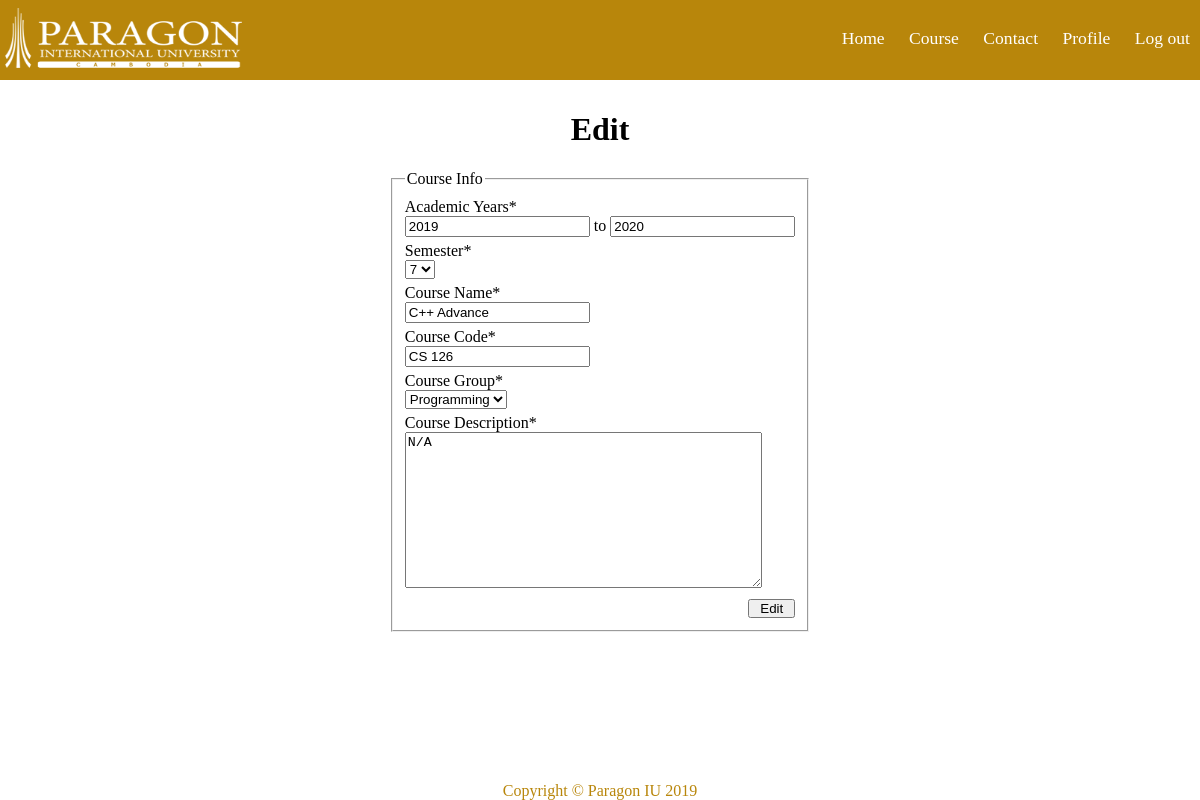
/php/course/form_course.php?action=edit&course_id=154 (signed in), run on the app's committed database.
### tables this page shows
CREATE TABLE `course` (
  `id` int(11) NOT NULL,
  `academic` varchar(20) NOT NULL,
  `semester` tinyint(3) UNSIGNED NOT NULL,
  `courseName` varchar(255) NOT NULL,
  `courseCode` varchar(20) NOT NULL,
  `cgId` int(11) NOT NULL,
  `courseDescription` text NOT NULL,
  `createdBy` int(11) NOT NULL
);

### php/function/sql_cmds.php (called while the page is built, shortened)
<?php
function fetch_course_cmd($course_id)
{
    $sql = "SELECT c.id, c.academic, c.semester, c.courseName AS course_name,c.courseCode as course_code, c.cgId as cg_id, c.courseDescription AS course_desc, c.createdBy as created_by FROM course AS c WHERE c.id = '$course_id';";
    return $sql;
}

### php/model/course.php (called while the page is built, shortened)
<?php
class Course
{
	static function assoc_array_to_obj($arr)
	{
		$rtn = new Course();
		$rtn->id = $arr['id'] ?? -1;
		if (isset($arr['academic'])) {
			$arr['academic_y1'] = explode('-', $arr['academic'])[0];
			$arr['academic_y2'] = explode('-', $arr['academic'])[1];
		}
		$rtn->academic_y1 = $arr['academic_y1'];
		$rtn->academic_y2 = $arr['academic_y2'];
		$rtn->semester = $arr['semester'];
		$rtn->course_name = $arr['course_name'];
		$rtn->course_code = $arr['course_code'];
		$rtn->cg_id = $arr['cg_id'];
		$rtn->course_desc = $arr['course_desc'];
		if (isset($arr['created_by']))
			$rtn->created_by = $arr['created_by'];
		return $rtn;
	}
}

### php/model/course_group.php (called while the page is built)
<?php
    $cg_assoc = [
        1 => "Business",
        2 => "Economic",
        3 => "Programming",
        4 => "Engineering"
    ];
?>

### php/course/form_course.php (the view, shortened to what this page needs)
<?php
require_once '../function/sql_cmds.php';
require_once '../model/course.php';
$conn = open_db();
$action = $_GET['action'] ?? 'add';
if ($action == 'edit' && !isset($_SESSION["course"])) {
    $course_id = mysqli_real_escape_string($conn, $_GET["course_id"]);
    $sql = fetch_course_cmd($course_id);
    $res = mysqli_fetch_assoc(mysqli_query($conn, $sql));
    $course = Course::assoc_array_to_obj($res);
}
$year = date("Y");
?>
<!DOCTYPE html>
<html lang="en">
<head>
    <link rel="stylesheet" href="../../css/template.css">
</head>
<body>
    <div class="content">
        <h1 style="text-align: center"><?php echo ucfirst($action) ?></h1>
        <form action="<?php $action == 'add' ? print 'add_handler.php' : print "edit_handler.php?course_id={$course->id}" ?>" method="post" onsubmit="return check_if_no_error()">
            <fieldset>
                <legend>Course Info</legend>
                <p>Academic Years*</p>
                <input type="number" name="academic_y1" id="academic_y1" required value="<?php echo $course->academic_y1 ?? $year ?>">
                <label>to</label>
                <input type="number" name="academic_y2" id="academic_y2" required value="<?php echo $course->academic_y2 ?? $year + 1 ?>" onblur="validate_academic()">
                <p>Semester*</p>
                <select name="semester" id="semester" onblur="validate_semester()" required>
                    <?php
                    $selected = $course->semester ?? 1;
                    for ($i = 1; $i <= 8; ++$i) {
                        $selected_val = ($selected == $i ? 'selected' : '');
                        echo "<option value=\"$i\" $selected_val>$i</option>";
                    }
                    ?>
                </select>
                <p>Course Name*</p>
                <input type="text" id="course_name" name="course_name" maxlength="255" required onblur="validate_course_name(<?php echo $course->id ?? -1 ?>)" value="<?php echo $course->course_name ?? '' ?>">
                <p>Course Code*</p>
                <input type="text" id="course_code" name="course_code" maxlength="20" required onblur="validate_course_code(<?php echo $course->id ?? -1 ?>)" value="<?php echo $course->course_code ?? '' ?>">
                <p>Course Group*</p>
                <select name="cg_id" id="cg_id" onblur="validate_cg_id()" required>
                    <?php
                    include_once '../model/course_group.php';
                    $cgId = $course->cg_id ?? 1;
                    for ($i = 1; $i <= 4; ++$i) {
                        $selected = ($cgId == $i ? "selected" : "");
                        echo "<option value=\"$i\" $selected>$cg_assoc[$i]</option>";
                    }
                    ?>
                </select>
                <p>Course Description*</p>
                <textarea name="course_desc" maxlength="65535" rows="10" cols="42" onblur="validate_course_desc()" required><?php echo $course->course_desc ?? '' ?></textarea>
                <button type="submit" name="submit">
                    <?php
                    echo ucfirst($_GET["action"]);
                    ?>
                </button>
            </fieldset>
        </form>
    </div>
</body>
</html>

### css/template.css (style rules this page uses)
body { margin: 0; }
.content { padding: 10px; margin: 0 auto; }
button { padding: 0px 10px; margin: 2px 0px; }

### css/header.css (style rules this page uses)
.navbar { height: 5%; display: flex; justify-content: space-between; height: max-content; background-color: darkgoldenrod; font-weight: 500; font-size: 1.1em; }
.menu { height: 100%; }
.menu ul { vertical-align: middle; text-align: center; }
.menu li { padding: 10px; list-style-type: none; display: inline-block; }
.menu li a { text-decoration: none; color: white; }

### css/footer.css (style rules this page uses)
.footer { color: darkgoldenrod; width: 100%; position: fixed; bottom: 0; }
.footer p { width: 100%; text-align: center; }

### php/course/form_course.php (style rules this page uses)
p { margin: 5px 0px 0px 0px !important; }
button[type=submit] { float: right; }
.content { width: fit-content; margin: auto; }

### data on the page
course: course_name "C++ Advance", course_code "CS 126", course_desc "N/A"

### other printed values
$action "Edit"
$_GET["action"] "Edit"
form field semester "7"
form field cg_id "Programming"
